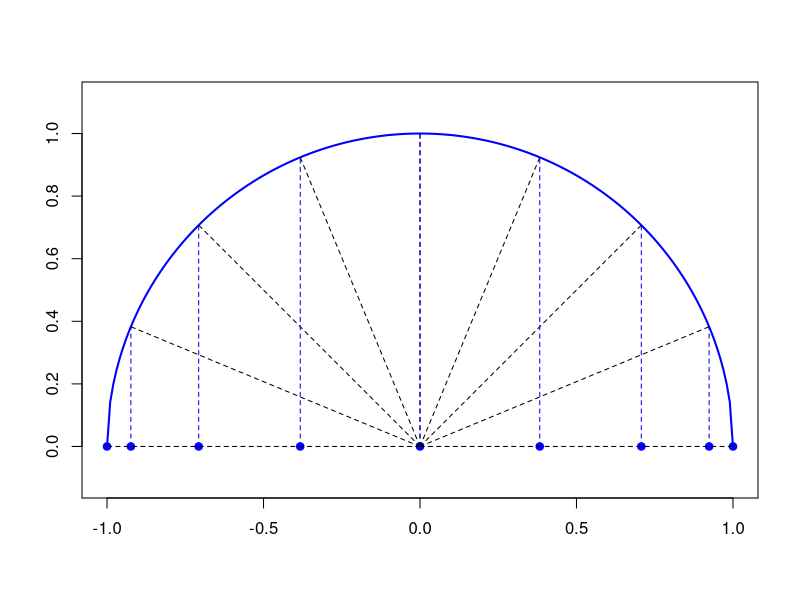

This figure's R source:
## ---- chunk 1
pl_n <- 200
pl_x <- seq(-1, 1, len = pl_n)
pl_y <- sqrt(1 - pl_x**2)
node_N <- 9
node_i <- seq(0, node_N-1)
node_x <- -cos(pi * node_i / (node_N - 1))
node_y <- sqrt(1 - node_x**2)
nodes <- cbind(node_x, node_y)
  
plot(pl_x, pl_y, xlab = "", ylab = "", xlim = c(-1, 1), ylim = c(0, 1),
     asp = 1, type = "l", lwd = 2, col = "blue")
points(cbind(node_x, 0), pch = 19, col = "blue")
invisible(sapply(0:node_N, function(i) lines(c(0, nodes[i, 1]), c(0, nodes[i, 2]), lty = 2)))
invisible(sapply(1:(node_N-1), function(i) lines(rep(nodes[i, 1], 2), c(0, nodes[i, 2]), lty = 2, col = "blue")))
